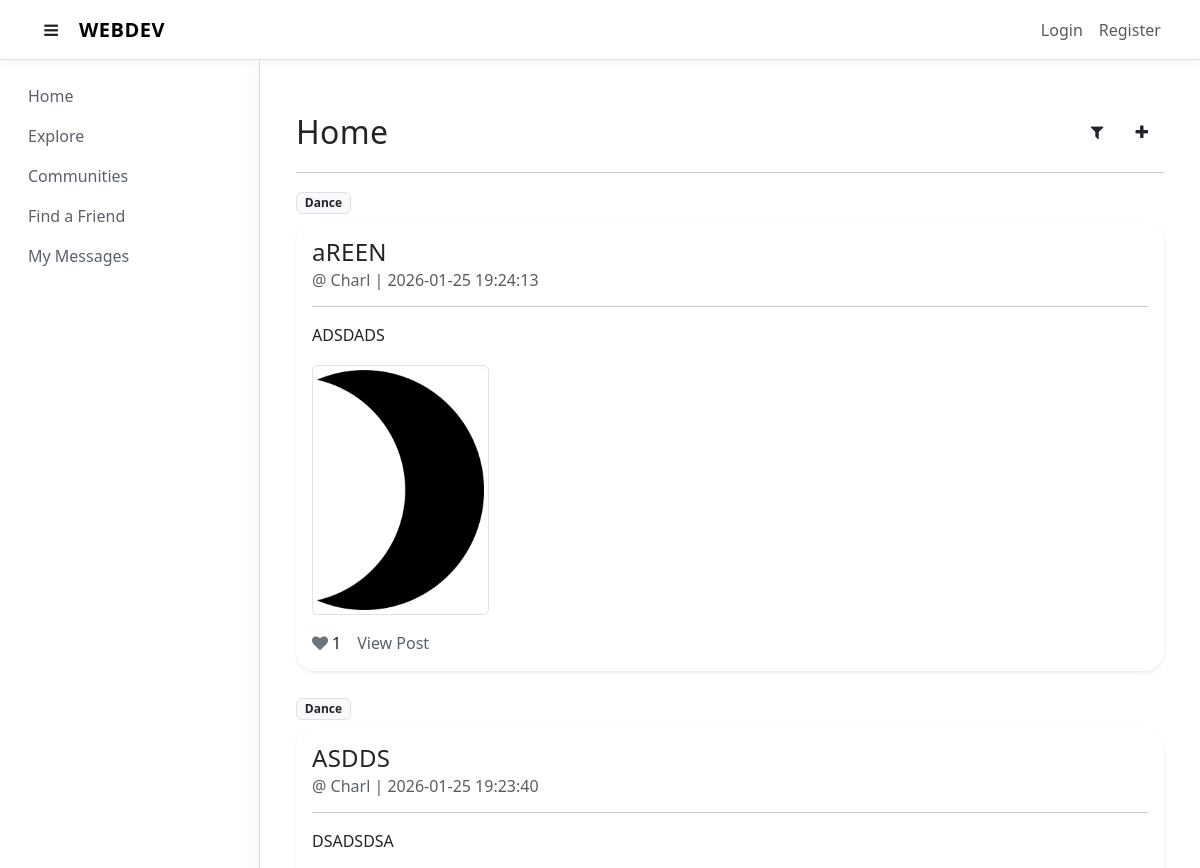
Before: / (upper part) with the older database file.
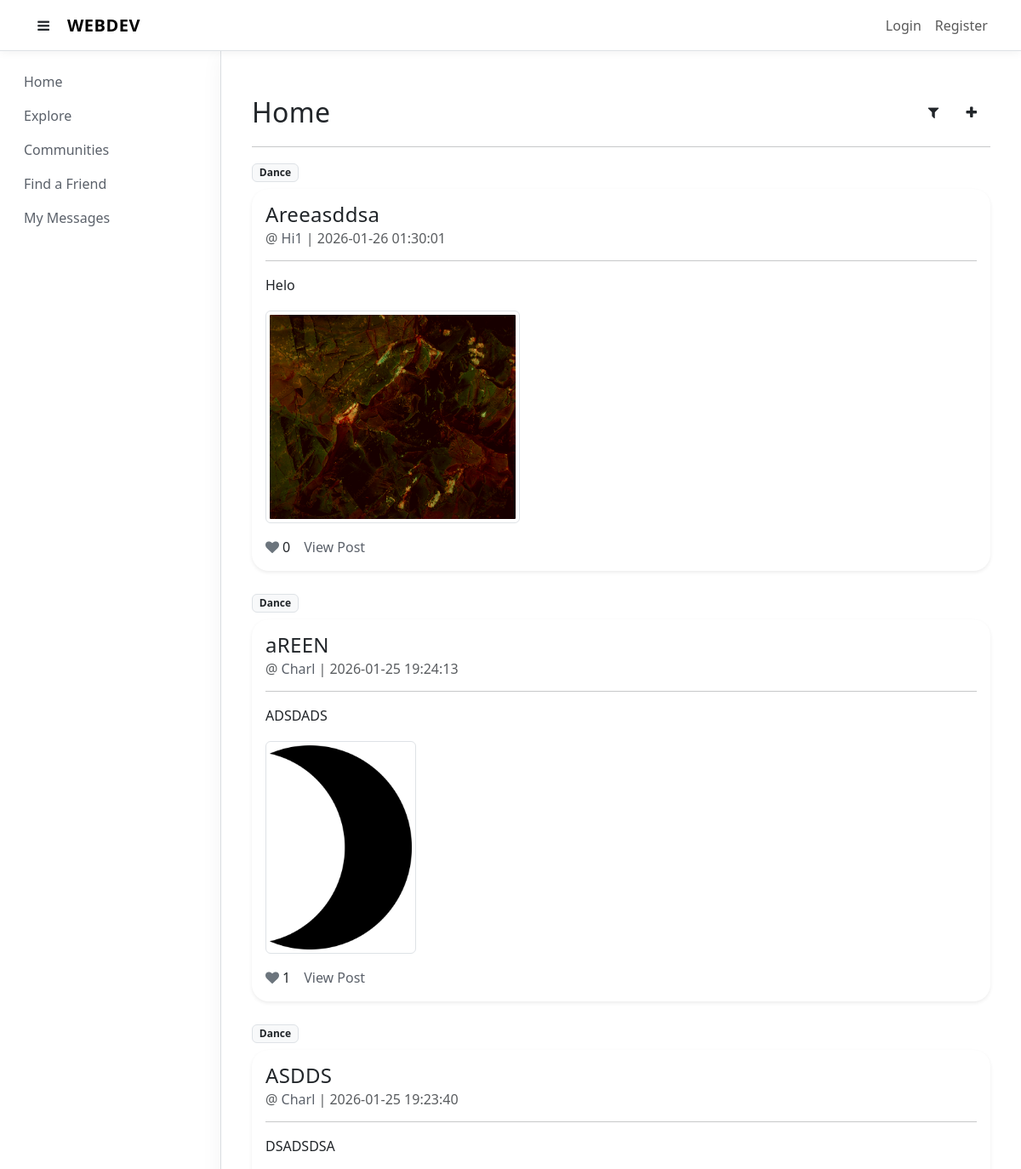
After: the same page with the newer database file.
### tables this page shows
CREATE TABLE posts (
            post_id INTEGER PRIMARY KEY AUTOINCREMENT,
            user_id INTEGER NOT NULL,
            community_id INTEGER NOT NULL,
            title TEXT NOT NULL,
            content TEXT,
            created_at DATETIME DEFAULT CURRENT_TIMESTAMP, image_url TEXT, post_type TEXT DEFAULT 'general',
            FOREIGN KEY(user_id) REFERENCES users(user_id) ON DELETE CASCADE,
            FOREIGN KEY(community_id) REFERENCES communities(community_id) ON DELETE CASCADE
        );

CREATE TABLE communities (
            community_id INTEGER PRIMARY KEY AUTOINCREMENT,
            name TEXT UNIQUE NOT NULL,
            description TEXT
        );

CREATE TABLE users (
            user_id INTEGER PRIMARY KEY AUTOINCREMENT,
            username TEXT UNIQUE NOT NULL,
            password TEXT NOT NULL,
            email TEXT NOT NULL,
            phone TEXT NOT NULL,
            age INT NOT NULL
        );

### main.py (the view)
@app.route('/')
def index():
    conn = get_db()
    user_id = session.get('user_id')
    if not user_id and 'username' in session:
        user_row = conn.execute("SELECT user_id FROM users WHERE username = ?", (session['username'],)).fetchone()
        if user_row:
            user_id = user_row['user_id']
            session['user_id'] = user_id  # Save it to session so we don't have to look it up again
    posts = conn.execute("""
        SELECT
            posts.*,
            users.username,
            communities.name AS community_name,
            (SELECT COUNT(*) FROM post_likes WHERE post_id = posts.post_id) AS like_count,
            (SELECT 1 FROM post_likes WHERE post_id = posts.post_id AND user_id = ?) AS user_liked
        FROM posts
        JOIN users ON posts.user_id = users.user_id
        JOIN communities ON posts.community_id = communities.community_id
        ORDER BY posts.created_at DESC
    """, (user_id,)).fetchall()
    return render_template('index.html', posts=posts)

### helpers.py (called while the page is built)
def connect_db():
    sql = sqlite3.connect(DATABASE)
    sql.row_factory = sqlite3.Row
    sql.execute("PRAGMA foreign_keys = ON")
    return sql

def get_db():
    if not hasattr(g, 'sqlite3_db'):
        g.sqlite3_db = connect_db()
    return g.sqlite3_db

### main.py (called while the page is built)
def mention_to_link(text):
    if not text:
        return ""
    mention_pattern = r'@(\w+)'
    def replace_with_link(match):
        clean_username = match.group(1)
        conn = get_db()
        user_exists = conn.execute(
            "SELECT 1 FROM users WHERE username = ?", (clean_username,)
        ).fetchone()
        if user_exists:
            link = url_for('userprofile', username=clean_username)
            return f'<a href="{link}" class="text-primary text-decoration-none fw-bold">@{clean_username}</a>'
        return f'@{clean_username}'
    return re.sub(mention_pattern, replace_with_link, text)

### templates/index.html (shortened to what this page needs)
{% extends 'base.html' %}
{% block body %}
<div class="container mt-4">
    <div class="forum-head d-flex flex-row col-12 align-items-center">
        <h2 class="mb-0">Home</h2>
        <div class="d-flex flex-row ms-auto">
            <span class="fa fa-filter d-flex m-3" style="cursor: pointer;"></span>
            <a href="{{ url_for('create_post')}}" class="fa fa-plus d-flex m-3 text-decoration-none text-dark"></a>
        </div>
    </div>
    <hr>
    <div id="home-feed-container">
    {% for post in posts %}
    <div class="post-wrapper mb-4">
        <div class="mb-2">
            <a href="{{ url_for('community', community_id=post['community_id']) }}" class="badge bg-light text-dark text-decoration-none border">
                {{ post['community_name'] }}
            </a>
        </div>
        <div class="card shadow-sm">
            <div class="card-body position-relative">
                <h4 class="card-title pr-5">{{ post['title'] | mention | safe }}</h4>
                <h6 class="card-subtitle mb-2 text-muted">
                    @<a href="{{ url_for('userprofile', username=post['username']) }}" class="text-decoration-none">
                        {{ post['username'] }}
                    </a> | {{ post['created_at'] }}
                </h6>
                <hr>
                <p class="card-text">{{ post['content'] | mention | safe }}</p>
                {% if post['image_url'] %}
                <div class="mb-3">
                    <a href="#" data-bs-toggle="modal" data-bs-target="#homeModal{{ post['post_id'] }}">
                        <img src="{{ post['image_url'] }}" class="img-thumbnail" style="max-height: 250px; cursor: pointer;">
                    </a>
                </div>
                {% endif %}
                <div class="mt-2 d-flex align-items-center">
                    <button type="button"
                            class="btn btn-link p-0 border-0 text-decoration-none d-flex align-items-center me-3 like-button"
                            data-post-id="{{ post['post_id'] }}"
                            onclick="toggleLike(this)">
                        <i class="fa fa-heart me-1 {% if post['user_liked'] %}text-danger{% else %}text-secondary{% endif %}"></i>
                        <span class="like-count text-dark">{{ post['like_count'] or 0 }}</span>
                    </button>
                    <a href="{{ url_for('openpost', post_id=post['post_id']) }}" class="card-link text-decoration-none">View Post</a>
                </div>
            </div>
        </div>
    </div>
    {% else %}
        <p class="text-muted text-center py-5">No posts available yet. Be the first to post!</p>
    {% endfor %}
    </div>
</div>
{% endblock %}

Changed rows visible on the page:
added posts: community_name "Dance", title|mention "Areeasddsa", username "Hi1", created_at "2026-01-26 01:30:01", content|mention "Helo", image_url (picture), post "0"
